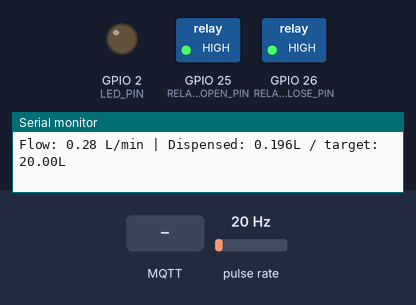
This sketch was run on a simulated ESP32. Shown: switched loads named in the sketch (green lamp = pin HIGH), output pins drawn as LEDs (lit = HIGH), the last lines printed to the serial monitor. Wiring (inferred from the names in the program): pulse sensor: data GPIO 32. The test bench sets the inputs (shaded band); at power-on: pulse rate 20 Hz. EEPROM starts erased; no MQTT or app messages arrive unless stated.

Above: at 4.3 s.
4.4 s: MQTT message "field6" arrives on the second subscribed topic
At 4.8 s:
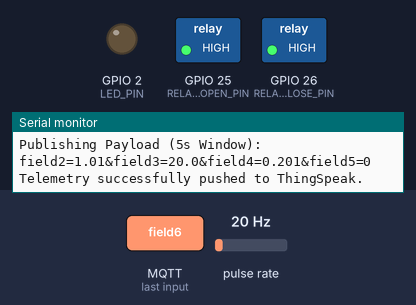
6.0 s: MQTT message "1" arrives on the second subscribed topic
At 7.2 s:
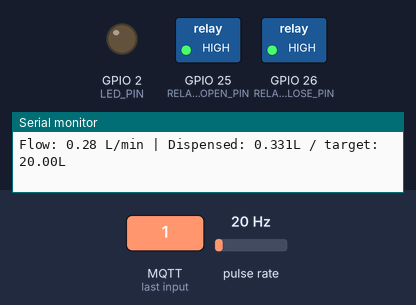
Timing chart, 0 to 9.0 s (numbered marks = the images above; inputs shaded):
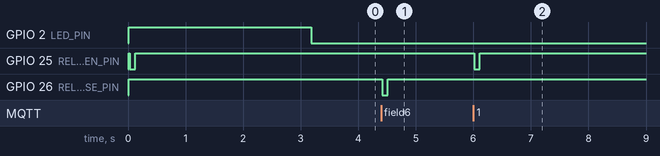

The sketch:

solenoid.ino
```cpp
#define TINY_GSM_RX_BUFFER 1024
#define TINY_GSM_MODEM_SIM800

#include <TinyGsmClient.h>
#include <PubSubClient.h>
#include <Preferences.h> // Native ESP32 Non-Volatile Storage library

// Pin Configurations
#define RELAY_OPEN_PIN  25
#define RELAY_CLOSE_PIN 26
#define FLOW_SENSOR_PIN 32
#define LED_PIN         2   // Onboard LED Pin (GPIO 2 is standard for most ESP32 boards)

#define SerialAT        Serial1
#define RX              16
#define TX              17
#define APN             "cmnet"

// ThingSpeak MQTT Configuration
const char* mqttServer   = "mqtt3.thingspeak.com";
const int   mqttPort     = 1883;
const char* mqttClientID = "Kh4wFSMYBBcAOwkgIgISBSs";
const char* mqttUserName = "Kh4wFSMYBBcAOwkgIgISBSs";
const char* mqttPassword = "NyE4P7R/0fjcPOIkJv5Ukq1g";
const long  channelID    = 3403978;

const char* subTopicField6 = "channels/3403978/subscribe/fields/field6";
const char* subTopicField3 = "channels/3403978/subscribe/fields/field3";
const char* pubTopic       = "channels/3403978/publish";

// Flow Meter Control Variables
volatile uint32_t pulseCount = 0;
float flowRate       = 0.0;
float totalVolume    = 0.0;
float targetLimit    = 20.0; // Set to 0.0 via dashboard/code for continuous un-targeted flow
int   valveState     = 0;
bool  autoStopped    = false;

const float calibrationFactor = 422.791;
const float OVERSHOOT         = 0.050;  // 50ml early-close compensation

// Variables for Calculating Average Flow Rate over the 5-second Window
float flowRateSum      = 0.0;
unsigned int flowSampleCount = 0;

// Timing Tracking Variables
unsigned long oldTime          = 0;
unsigned long lastPulseCount   = 0;
unsigned long lastPublishTime  = 0;
unsigned long lastNetworkCheck = 0;

const unsigned long pubInterval    = 5000;  // Publish payload every 5 seconds (Paid Tier)
const unsigned long netCheckInterval = 10000; // Verify network health every 10 seconds

// Fail-Safe Connection Tracking Variables
unsigned long disconnectedTimestamp = 0;
bool isTrackingDisconnect           = false;
const unsigned long maxDisconnectDuration = 5000; // 5 seconds of disconnection allowed before valve gets forced ON

// Non-Volatile Memory (Preferences) tracking variables
Preferences preferences;
float lastSavedVolume = 0.0;

TinyGsm    modem(SerialAT);
TinyGsmClient client(modem);
PubSubClient  mqtt(client);

// Interrupt Service Routine (Hardware Layer - Never misses a pulse)
void IRAM_ATTR pulseCounterISR() {
  pulseCount++;
}

// Function to publish data back to your dashboard
void publishTelemetry() {
  float avgFlowRate = 0.0;
  if (flowSampleCount > 0) {
    avgFlowRate = flowRateSum / flowSampleCount;
  } else {
    avgFlowRate = flowRate;
  }

  String payload = "field2=" + String(avgFlowRate, 2) +
                   "&field3=" + String(targetLimit, 1) +
                   "&field4=" + String(totalVolume, 3) +
                   "&field5=" + String(valveState);

  Serial.print("Publishing Payload (5s Window): ");
  Serial.println(payload);

  if (mqtt.publish(pubTopic, payload.c_str())) {
    Serial.println("Telemetry successfully pushed to ThingSpeak.");
    flowRateSum = 0.0;
    flowSampleCount = 0;
  } else {
    Serial.println("Telemetry update failed to publish.");
  }
}

// Controls Valve Relays using safe pulse logic (Active-LOW Configuration)
void setValveState(int state) {
  valveState = state;

  if (valveState == 1) {
    Serial.println(">>> Pulsing Valve OPEN...");
    // Ensure opposing relay is strictly OFF (HIGH)
    digitalWrite(RELAY_CLOSE_PIN, HIGH);
    delay(10);

    // Trigger 100ms pulse on OPEN relay
    digitalWrite(RELAY_OPEN_PIN, LOW);   // Energize
    delay(100);
    digitalWrite(RELAY_OPEN_PIN, HIGH);  // Release
    Serial.println(">>> Valve OPEN complete. Relays released.");
  } else {
    Serial.println(">>> Pulsing Valve CLOSE...");
    // Ensure opposing relay is strictly OFF (HIGH)
    digitalWrite(RELAY_OPEN_PIN, HIGH);
    delay(10);

    // Trigger 100ms pulse on CLOSE relay
    digitalWrite(RELAY_CLOSE_PIN, LOW);  // Energize
    delay(100);
    digitalWrite(RELAY_CLOSE_PIN, HIGH); // Release
    Serial.println(">>> Valve CLOSE complete. Relays released.");
  }

  // Save state execution to permanent memory
  preferences.begin("flow-meter", false);
  preferences.putInt("valveState", valveState);
  preferences.end();

  if (mqtt.connected()) {
    publishTelemetry();
  }
}

// Processes incoming commands from Dashboard (Field 3 and Field 6)
void mqttCallback(char* topic, byte* payload, unsigned int length) {
  String message = "";
  for (unsigned int i = 0; i < length; i++) {
    message += (char)payload[i];
  }

  Serial.print("MQTT Received [");
  Serial.print(topic);
  Serial.print("] Message: ");
  Serial.println(message);

  if (strstr(topic, "field6") != NULL) {
    int commandCode = message.toInt();
    Serial.print("Parsed Command Code: ");
    Serial.println(commandCode);

    if (commandCode == 1) {
      autoStopped = false;
      setValveState(1);
    }
    else if (commandCode == 0) {
      setValveState(0);
    }
    else if (commandCode == 2) {
      Serial.println("System Reset Request Triggered.");
      noInterrupts();
      pulseCount = 0;
      interrupts();
      lastPulseCount = 0;
      totalVolume    = 0.0;
      flowRate       = 0.0;
      flowRateSum    = 0.0;
      flowSampleCount = 0;
      autoStopped    = false;

      // Clear data inside non-volatile preferences memory block
      preferences.begin("flow-meter", false);
      preferences.putFloat("totalVolume", 0.0);
      preferences.putUInt("pulseCount", 0);
      lastSavedVolume = 0.0;
      preferences.end();

      setValveState(0);
    }
  }
  else if (strstr(topic, "field3") != NULL) {
    float newTarget = message.toFloat();
    if (newTarget >= 0) {
      targetLimit = newTarget;
      Serial.print("Updated Target Limit: ");
      Serial.println(targetLimit);

      preferences.begin("flow-meter", false);
      preferences.putFloat("targetLimit", targetLimit);
      preferences.end();
    }
  }
}

// Asynchronous Non-blocking connection management
void connectNetwork() {
  if (!modem.isNetworkConnected()) {
    Serial.println("Cell network dropped! Attempting quick registration check...");
    if (!modem.waitForNetwork(5000L)) {
      Serial.println("Network still scanning. Moving forward locally...");
      return;
    }
    Serial.println("NETWORK CONNECTED");
  }

  if (!modem.isGprsConnected()) {
    Serial.println("GPRS disconnected. Reconnecting context...");
    if (!modem.gprsConnect(APN)) {
      Serial.println("GPRS handshake failed.");
      return;
    }
    Serial.println("GPRS CONNECTED");
  }

  if (!mqtt.connected()) {
    Serial.println("Connecting to ThingSpeak MQTT Broker...");
    if (mqtt.connect(mqttClientID, mqttUserName, mqttPassword)) {
      Serial.println("MQTT Broker Online!");
      mqtt.subscribe(subTopicField3);
      mqtt.subscribe(subTopicField6);
    } else {
      Serial.print("MQTT connection failed, state: ");
      Serial.println(mqtt.state());
    }
  }
}

void setup() {
  Serial.begin(115200);
  delay(10);

  pinMode(RELAY_OPEN_PIN,  OUTPUT);
  pinMode(RELAY_CLOSE_PIN, OUTPUT);
  pinMode(LED_PIN,         OUTPUT);

  // Set initial status to OFF for all pins (HIGH = Relays & LED off for active-low)
  digitalWrite(RELAY_OPEN_PIN, HIGH);
  digitalWrite(RELAY_CLOSE_PIN, HIGH);
  digitalWrite(LED_PIN, HIGH);

  // --- NON-VOLATILE PREFERENCES RECOVERY ---
  preferences.begin("flow-meter", false);
  totalVolume = preferences.getFloat("totalVolume", 0.0);
  targetLimit = preferences.getFloat("targetLimit", 20.0);

  noInterrupts();
  pulseCount = preferences.getUInt("pulseCount", 0);
  interrupts();

  lastSavedVolume = totalVolume;
  lastPulseCount = pulseCount;
  preferences.end();

  Serial.println("--- Boot Flash Memory Recovery Completed ---");
  Serial.print("Recovered Total Volume: "); Serial.println(totalVolume, 3);
  Serial.print("Recovered Target Limit: "); Serial.println(targetLimit, 1);
  Serial.print("Recovered Pulse Count: ");  Serial.println(pulseCount);

  // CRITICAL REQUIREMENT CHANGE: On sudden boot/reboot, valve immediately gets pulsed to OPEN (1)
  setValveState(1);

  pinMode(FLOW_SENSOR_PIN, INPUT_PULLUP);
  attachInterrupt(digitalPinToInterrupt(FLOW_SENSOR_PIN), pulseCounterISR, FALLING);

  SerialAT.begin(9600, SERIAL_8N1, RX, TX);
  delay(3000);

  Serial.println("Initialise SIM800L...");
  if (!modem.restart()) {
    Serial.println("SIM800L hardware failed to respond.");
  } else {
    Serial.println("SIM800L initialized.");
  }

  if (!modem.getSimStatus()) {
    Serial.println("CRITICAL: SIM CARD NOT INSERTED OR LOCKED.");
    while (1);
  }
  Serial.println("SIM detected successfully.");

  mqtt.setServer(mqttServer, mqttPort);
  mqtt.setCallback(mqttCallback);

  connectNetwork();
  oldTime = millis();
}

void loop() {
  unsigned long currentMillis = millis();

  // --- FAIL-SAFE & LED EVALUATION (Active-LOW Configuration) ---
  if (!modem.isGprsConnected() || !mqtt.connected()) {
    digitalWrite(LED_PIN, HIGH);

    if (!isTrackingDisconnect) {
      disconnectedTimestamp = currentMillis;
      isTrackingDisconnect = true;
      Serial.println("!!! Connection anomaly detected. Starting fail-safe countdown timer...");
    } else {
      if ((currentMillis - disconnectedTimestamp >= maxDisconnectDuration) && valveState != 1) {
        Serial.println("!!! CRITICAL FAIL-SAFE: Long-term connection loss. Forcing Valve ON!");
        autoStopped = false;
        setValveState(1);
      }
    }
  } else {
    digitalWrite(LED_PIN, LOW);

    if (isTrackingDisconnect) {
      Serial.println("Connection restored. Disarm fail-safe timer.");
      isTrackingDisconnect = false;
    }
  }

  // 1. HIGH PRIORITY TASK: Run calculations and safety loops every 100ms
  if ((currentMillis - oldTime) >= 100) {
    oldTime = currentMillis;

    noInterrupts();
    unsigned long currentPulses = pulseCount;
    interrupts();

    unsigned long pulseDelta = currentPulses - lastPulseCount;
    lastPulseCount = currentPulses;

    flowRate    = (pulseDelta * 60.0) / calibrationFactor;
    totalVolume = currentPulses / calibrationFactor;

    flowRateSum += flowRate;
    flowSampleCount++;

    // FLASH MEMORY PROTECTION CONDITION:
    if (totalVolume - lastSavedVolume >= 0.1) {
      lastSavedVolume = totalVolume;
      preferences.begin("flow-meter", false);
      preferences.putFloat("totalVolume", totalVolume);
      preferences.putUInt("pulseCount", currentPulses);
      preferences.end();
      Serial.println(">>> Flash Storage Synced (0.1L Increment Saved).");
    }

    if (valveState == 1) {
      Serial.print("Flow: "); Serial.print(flowRate);
      Serial.print(" L/min | Dispensed: "); Serial.print(totalVolume, 3);

      if (targetLimit > 0.0) {
        Serial.print("L / target: "); Serial.print(targetLimit); Serial.println("L");
      } else {
        Serial.println("L / [Continuous Mode - No Target]");
      }
    }

    // Automated Target Limit Intercept
    if (valveState == 1 && !autoStopped && targetLimit > 0.0 && totalVolume >= (targetLimit - OVERSHOOT)) {
      Serial.print("Target intercepted at "); Serial.print(totalVolume, 3); Serial.println("L.");
      autoStopped = true;
      setValveState(0);
    }
  }

  // 2. BACKGROUND MQTT TICK: Listen for incoming dashboard changes
  if (mqtt.connected()) {
    mqtt.loop();
  }

  // 3. LOW PRIORITY TIMED TASK: Run connection health assessment every 10 seconds
  if (currentMillis - lastNetworkCheck >= netCheckInterval) {
    lastNetworkCheck = currentMillis;
    connectNetwork();
  }

  // 4. TELEMETRY TASK: Publish regular logs every 5 seconds
  if (currentMillis - lastPublishTime >= pubInterval) {
    lastPublishTime = currentMillis;
    if (mqtt.connected()) {
      publishTelemetry();
    }
  }
}
```

Measured:
- after the input at 4.4 s, GPIO 26 (RELAY_CLOSE_PIN): HIGH → LOW at once, → HIGH 0.10 s later
- after the input at 6.0 s, GPIO 25 (RELAY_OPEN_PIN): HIGH → LOW at once, → HIGH 0.10 s later
